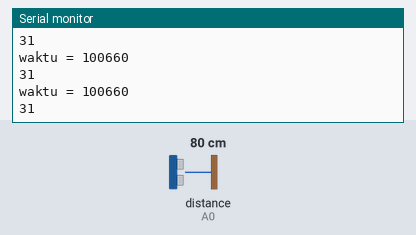
Bench run of a sketch on a simulated Arduino Uno, built with avr-gcc and run on an emulated ATmega328P. Parts: the last lines printed to the serial monitor. Inputs (shaded band) come from the test bench; at power-on: distance to the obstacle (sensor on A0) 80 cm.

Above: at 1.2 s.
1.3 s: distance to the obstacle (sensor on A0) set to 2 cm
At 1.47 s:
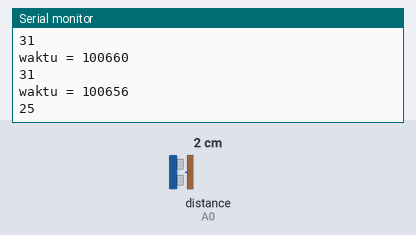
2.8 s: distance to the obstacle (sensor on A0) set to 4 cm
At 2.88 s:
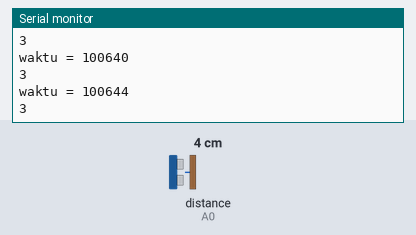
Timing chart, 0 to 5.8 s (numbered marks = the images above; inputs shaded):
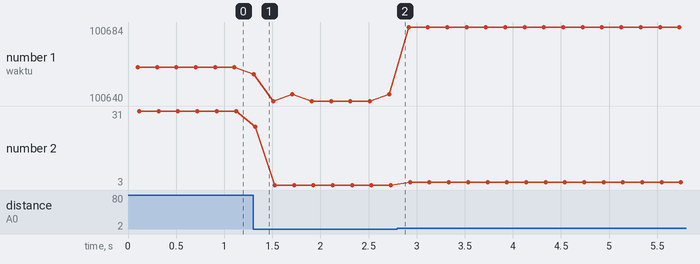

The sketch:

IR_Sharp.ino
```cpp
/*
   getDistance

   Example of using SharpIR library to calculate the distance beetween the sensor and an obstacle

   Created by Giuseppe Masino, 15 June 2016

   -----------------------------------------------------------------------------------

   Things that you need:
   - Arduino
   - A Sharp IR Sensor


   The circuit:
   - Arduino 5V -> Sensor's pin 1 (Vcc)
   - Arduino GND -> Sensor's pin 2 (GND)
   - Arduino pin A0 -> Sensor's pin 3 (Output)


   See the Sharp sensor datasheet for the pin reference, the pin configuration is the same for all models.
   There is the datasheet for the model GP2Y0A41SK0F:

   http://www.robotstore.it/open2b/var/product-files/78.pdf

*/

//import the library in the sketch
#include <SharpIR.h>

//Create a new instance of the library
//Call the sensor "sensor"
//The model of the sensor is "GP2YA41SK0F"
//The sensor output pin is attached to the pin A0
SharpIR sensor( SharpIR::GP2Y0A41SK0F, A0 );

int dist = 0, mean;
void setup()
{
  Serial.begin( 9600 ); //Enable the serial comunication
}

void loop()
{
  unsigned long lastTime = micros();
  for (int i = 0; i < 5; i++) {
    dist += sensor.getDistance(); //Calculate the distance in centimeters and store the value in a variable
  }
  mean = dist / 5;
  Serial.print("waktu = "); Serial.println(micros() - lastTime);
  Serial.println( mean ); //Print the value to the serial monitor
  dist = 0;
  delay (100);
}
```

Measured:
- after the input at 1.3 s, the serial monitor: prints a new line at once (image 1)
- plotted number 1: 100660 → 100644 after the input at 1.3 s, 100644 → 100684 after the input at 2.8 s
- plotted number 2: 31 → 3 after the input at 1.3 s, 3 → 4 after the input at 2.8 s
